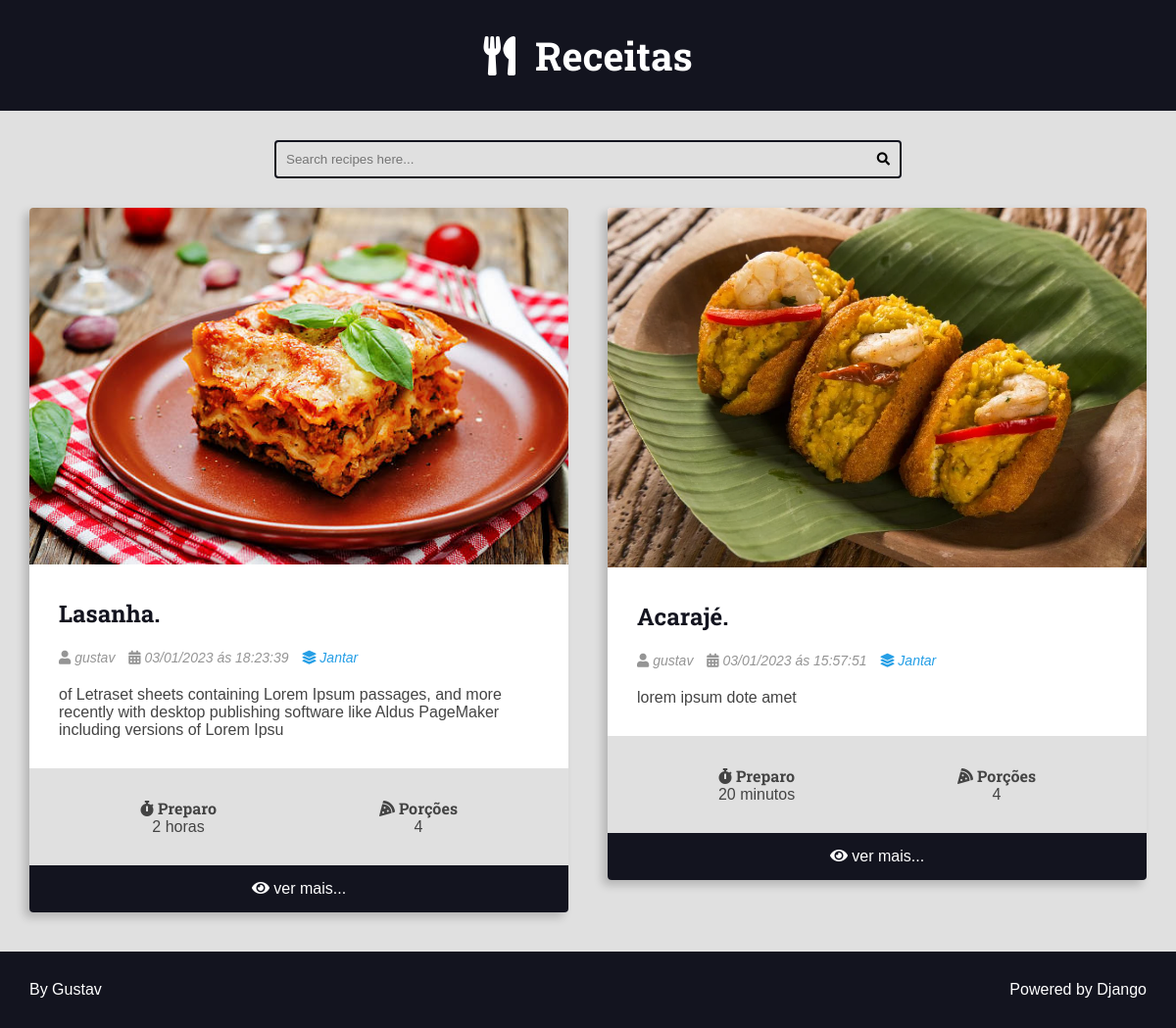
/recipes/category/2/, run on the app's committed database.
### recipes/models.py (models this page shows, shortened)
class Recipe(models.Model):
    title = models.CharField(max_length=65)
    description = models.CharField(max_length=165)
    slug = models.SlugField(unique=True)
    preparation_time = models.IntegerField()
    preparation_time_unit = models.CharField(max_length=65)
    servings = models.IntegerField()
    servings_unit = models.CharField(max_length=65)
    preparation_steps = models.TextField()
    preparation_steps_is_html = models.BooleanField(default=False)
    created_at = models.DateTimeField(auto_now_add=True)
    updated_at = models.DateTimeField(auto_now=True)
    is_published = models.BooleanField(default=False)
    cover = models.ImageField(
        upload_to='recipes/covers/%Y/%m/%d/',  blank=True,  default=''
        )
    category = models.ForeignKey(
        Category, on_delete=models.SET_NULL, null=True, default=None
        )
    author = models.ForeignKey(User, on_delete=models.SET_NULL, null=True)

class Category(models.Model):
    name = models.CharField(max_length=60)

### recipes/views.py (the view)
# urls.py: path('recipes/category/<int:id>/', views.category, name='category'),
def category(request: HttpRequest, id: int) -> HttpResponse:
    recipes: list = get_list_or_404(Recipe.objects.filter(
            is_published=True,
            category__id=id).order_by('-id'),
            )
    category_name = recipes[0].category.name
    page_obj, pagination_range = make_pagination(
        request=request,
        query_set=recipes,
        per_page=PER_PAGE,
        qty_pages=4
    )
    return render(
        request, 'recipes/pages/category.html', context={
                'recipes': page_obj,
                'pagination_range': pagination_range,
                'category': category_name,
                })

### utils/pagination.py (called while the page is built)
def make_pagination(request: HttpRequest, qty_pages: int, query_set: QueryDict, per_page: str) -> tuple:  # noqa? E501
    try:
        current_page = int(request.GET.get('page', 1))
    except ValueError:
        current_page = 1
    paginator = Paginator(query_set, per_page)
    page_obj = paginator.get_page(current_page)
    pagination_range = make_pagination_range(
        paginator.page_range,
        qty_pages,
        current_page
    )
    return page_obj, pagination_range

### recipes/templates/recipes/pages/category.html (shortened to what this page needs)
{% extends 'global/base.html'%}
{% block 'content'%}
    <div class="main-content main-content-list container">
        {% for recipe in recipes %}
            {% include 'recipes/partials/recipe.html'%}
        {% endfor %}
    </div>
{% endblock%}

### recipes/templates/recipes/partials/recipe.html (shortened to what this page needs)
<div class="recipe recipe-list-item">
    <div class="recipe-cover">
        {% if recipe.cover%}
            <a href="{% url  'recipes:recipe' recipe.id %}">
            <img src="{{recipe.cover.url}}" alt="Temporário">
            </a>
        {% endif %}
    </div>
    <div class="recipe-title-container">
        <h2 class="recipe-title">
            <a href="{% url  'recipes:recipe' recipe.id %}">
                {{recipe.title}}.
            </a>
        </h2>
    </div>
    <div class="recipe-author">
        {%if recipe.author is not None%}
            <span class="recipe-author-item">
                <i class="fas fa-user"></i>
                {% if recipe.first_name%}
                    {{recipe.author.first_name}} {{recipe.author.last_name}}
                {% else%}
                    {{recipe.author.username}}
                {% endif %}
            </span>
        {% endif %}
        <span class="recipe-author-item">
            <i class="fas fa-calendar-alt"></i>
            {{recipe.created_at|date:"d/m/Y"}} ás {{recipe.created_at|date:"H:i:s"}}
        </span>
        {% if recipe.category is not None%}
            <span class="recipe-author-item">
                <a href="{% url 'recipes:category' recipe.category.id %}">
                    <i class="fas fa-layer-group"></i>
                    <span>{{recipe.category.name}}</span>
                </a>
            </span>
        {% endif %}
    </div>
    <div class="recipe-content">
        <p>{{recipe.description}}</p>
    </div>
    <div class="recipe-meta-container">
        <div class="recipe-meta recipe-preparation">
            <h3 class="recipe-meta-title"><i class="fas fa-stopwatch"></i> Preparo</h3>
            <div class="recipe-meta-text">
                {{recipe.preparation_time}} {{recipe.preparation_time_unit}}
            </div>
        </div>
        <div class="recipe-meta recipe-servings">
            <h3 class="recipe-meta-title"><i class="fas fa-pizza-slice"></i> Porções</h3>
            <div class="recipe-meta-text">
                {{recipe.servings}} {{recipes.servings_unit}}
            </div>
        </div>
    </div>
    {% if is_detail_page is not True%}
        <footer class="recipe-footer">
            <a class="recipe-read-more button button-dark button-full-width" href="{% url 'recipes:recipe' recipe.id %}">
                <i class="fas fa-eye"></i>
                <span>ver mais...</span>
            </a>
        </footer>
    {% endif %}
</div>

### base_static/global/css/style.css (style rules this page uses)
:root { --color-primary: #269fe6; --color-primary-hover: #2086c2; --color-primary-dark: #13141f; --color-primary-dark-hover: #212336; --color-primary-light: #d4ecfa; --color-primary-light-hover: #bdd8e7; --color-white: #fff; --color-black: #000; --color-dark-text: #444; --color-info-light: #cce5ff; --color-debug-light: #cce5ff; --color-success-light: #d4edda; --color-alert-light: #fff3cd; --color-warning-light: #fff3cd; --color-error-light: #f8d7da; --color-info-dark: #4d86c4; --color-debug-dark: #4d86c4; --color-success-dark: #4a9c5d; --color-alert-dark: #927f40; --color-warning-dark: #927f40; --color-error-dark: #da525d; --color-gray-0: #f9f9f9; --color-gray-1: #e0e0e0; --color-gray-2: #c7c7c7; --color-gray-3: #aeaeae; --color-gray-4: #959595; --color-gray-5: #7d7d7d; --color-gray-6: #646464; --color-gray-7: #4b4b4b; --color-gray-8: #323232; --color-gray-9: #191919; --font-primary: sans-serif; --font-headings: 'Roboto Slab', serif; --spacing-gutter-medium: 3rem; --spacing-gutter-large: 4rem; }
* { padding: 0; margin: 0; box-sizing: border-box; }
html { font-size: 62.5%; }
body { font-size: 1.6rem; font-family: var(--font-primary); background: var(--color-gray-1); color: var(--color-dark-text); }
h1, h2, h3, h4, h5, h6 { font-family: var(--font-headings); }
img { max-width: 100%; }
a { color: var(--color-primary); text-decoration: none; }
.container { max-width: 144rem; margin: 0 auto; padding: var(--spacing-gutter-medium); }
.main-content { padding-top: 0; }
.main-content-list { display: grid; grid-template-columns: repeat(auto-fit, minmax(340px, 1fr)); gap: var(--spacing-gutter-large); }
.recipe { background: var(--color-white); box-shadow: -5px 5px 10px rgba(0, 0, 0, 0.2); transform: scale(1); transition: all 300ms ease-in-out; border-radius: 0.4rem; overflow: hidden; }
.recipe img { max-width: 100%; }
.recipe-list-item { max-width: 64rem; height: fit-content; }
.recipe-title-container { padding: var(--spacing-gutter-medium); padding-bottom: 2rem; }
.recipe-title-container a { text-decoration: none; color: var(--color-primary-dark); }
.recipe-author { padding: 0 var(--spacing-gutter-medium); }
.recipe-content { padding: var(--spacing-gutter-medium); padding-top: 2rem; }
.recipe-author-item { color: var(--color-gray-4); margin-right: 1rem; font-style: italic; font-size: 1.4rem; }
.recipe-author a { color: var(--color-primary); transition: all 300ms ease-in-out; text-decoration: none; }
.recipe-meta-container { display: flex; flex-flow: row wrap; padding: var(--spacing-gutter-medium); background: var(--color-gray-1); }
.recipe-meta { display: flex; flex-flow: column nowrap; flex-shrink: 1; flex-grow: 1; text-align: center; }
.recipe-meta-title { font-size: 1.6rem; }
.recipe-footer a { background: var(--color-primary-dark); display: block; color: var(--color-white); text-decoration: none; text-align: center; padding: 1.5rem var(--spacing-gutter-medium); transition: all 300ms ease-in-out; }

### data on the page
Recipe: cover (picture), title "Lasanha", author.username "gustav", created_at "03/01/2023", created_at "18:23:39", category.name "Jantar", description "of Letraset sheets containing Lorem Ipsum passages, and more recently with desktop publishing software like Aldus PageMaker including versions of Lorem Ipsu", preparation_time "2", preparation_time_unit "horas", servings "4"
Recipe: cover (picture), title "Acarajé", author.username "gustav", created_at "03/01/2023", created_at "15:57:51", category.name "Jantar", description "lorem ipsum dote amet", preparation_time "20", preparation_time_unit "minutos", servings "4"
